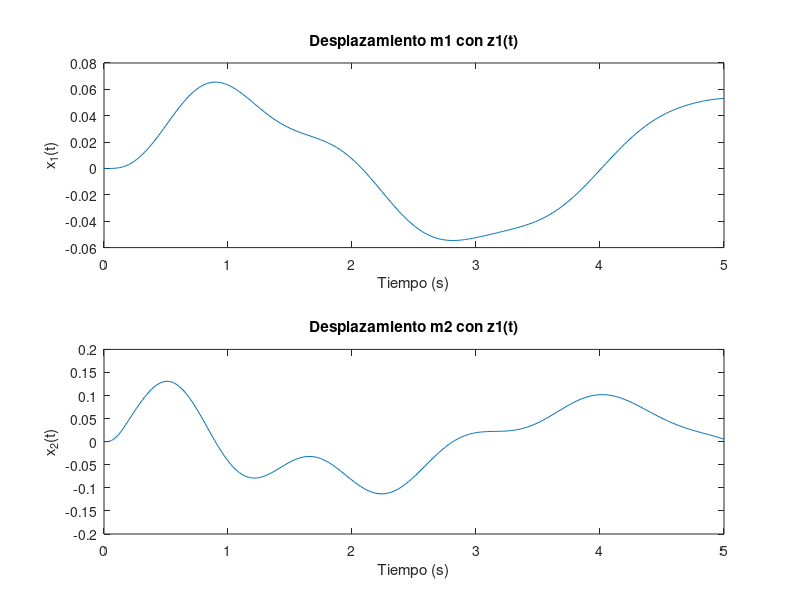
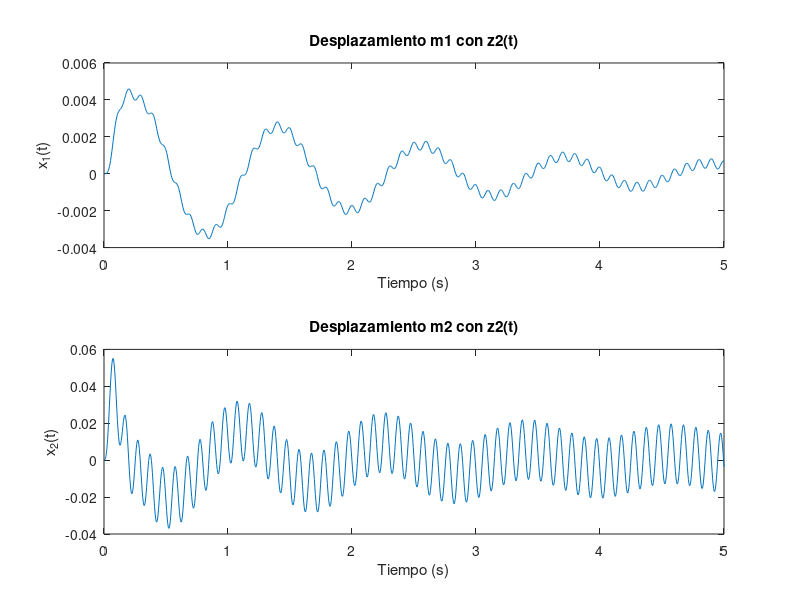

Write the MATLAB code that produced these figures, in order.
m1 = 290;
m2 = 59;
k1 = 16182;
k2 = 19000;
b1 = 1000;
f = 0;

function dy = suspension_model(t, y, m1, m2, k1, k2, b1, f, z_t)
    dy = zeros(4,1);
    
    dy(1) = y(2);
    dy(2) = (1/m1) * (f - (b1 * y(2)) + (b1 * y(4)) - (k1 * y(1)) + (k1 * y(3)));
    dy(3) = y(4);
    dy(4) = (1/m2) * (-f + (z_t(t) * k2) + (b1 * y(2)) - (b1 * y(4)) + (k1 * y(1)) - ((k1 + k2) * y(3)));
end

z1 = @(t) 0.05*sin(0.5*pi*t);
[t, X] = ode45(@(t, y) suspension_model(t, y, m1, m2, k1, k2, b1, f, z1), [0 5], [0; 0; 0; 0]);

figure;
subplot(2,1,1);
plot(t, X(:,1));
title('Desplazamiento m1 con z1(t)');
xlabel('Tiempo (s)');
ylabel('x_1(t)');

subplot(2,1,2);
plot(t, X(:,2));
title('Desplazamiento m2 con z1(t)');
xlabel('Tiempo (s)');
ylabel('x_2(t)');

z2 = @(t) 0.05*sin(20*pi*t);
[t, X] = ode45(@(t, y) suspension_model(t, y, m1, m2, k1, k2, b1, f, z2), [0 5], [0; 0; 0; 0]);

figure;
subplot(2,1,1);
plot(t, X(:,1));
title('Desplazamiento m1 con z2(t)');
xlabel('Tiempo (s)');
ylabel('x_1(t)');

subplot(2,1,2);
plot(t, X(:,2));
title('Desplazamiento m2 con z2(t)');
xlabel('Tiempo (s)');
ylabel('x_2(t)');